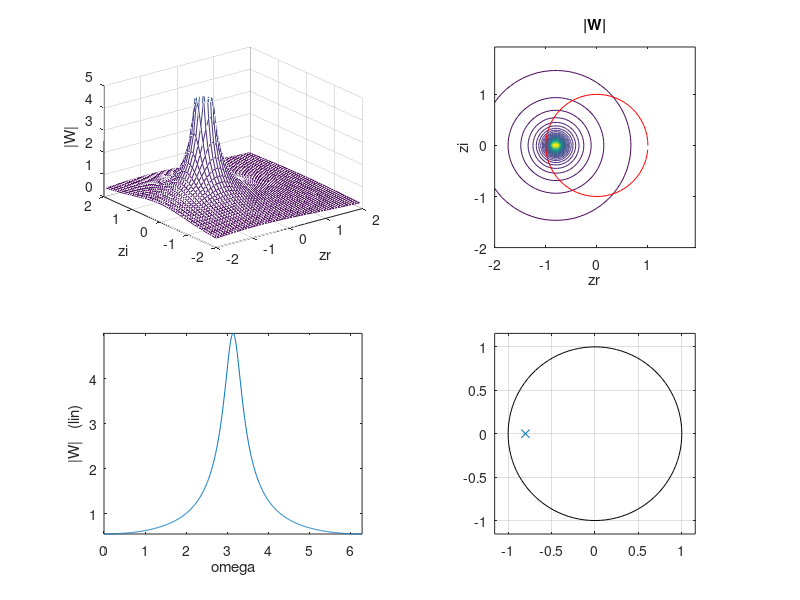

The MATLAB source for this figure:
% E04_3.m                  26oct15    12apr21
%  Transfer functions and freq. response of DISCRETE LTI systems
%  see also geometric interpretation, [Proakis p.322]
pkg load signal;
clear all; clf;

 zz = [];    pp = [ .8];   
 zz = [];    pp = [-.8];
% zz = [];    pp = [.6+j*.5   .6-j*.5];   
% zz = [];    pp = [-.6+j*.5   -.6-j*.5];   
% zz = [1.2];    pp = [];   
% zz = [-1.2];    pp = [];
% zz = [-1.2];    pp = [0];   % note: [] is different from [0]  
% zz = [-.9];    pp = [.6+j*.5   .6-j*.5];   
% zz = [.9];    pp = [.6+j*.5   .6-j*.5]; 
% zz = [.6+j*.8   .6-j*.8];    pp = [.6+j*.5   .6-j*.5]; 
% zz = [.6+j*.8   .6-j*.8];    pp = [.5+j*.7   .5-j*.7   .3];  % zeros are on the unit circle

q0=2;  qq = [-q0:.077:q0];  % avoid "divide by 0" warning
[zr,zi] = meshgrid(qq,qq);
z = zr + j*zi;
NUM = 1;    for k=1:max(size(zz));    NUM = NUM .* (z - zz(k));    end;
DEN = 1;    for k=1:max(size(pp));    DEN = DEN .* (z - pp(k));   end;
W = NUM ./ DEN;
Wm = abs(W);
Wm(Wm>20) = 20;  % clip the peaks

subplot(221);  mesh(zr,zi,Wm);    xlabel('zr'); ylabel('zi'); zlabel('|W|');
axis([-q0,q0,-q0,q0,0,5]);
subplot(222);  contour(zr,zi,Wm,50);   xlabel('zr'); ylabel('zi'); title('|W|'); axis square;
hold on; plot(cos([0:.1:2*pi]),sin([0:.1:2*pi]),'r'); hold off;

ome = [0:.01:2*pi];  ejo = exp(j*ome);
NUM = 1;    for k=1:max(size(zz));    NUM = NUM .* (ejo - zz(k));    end;
DEN = 1;    for k=1:max(size(pp));    DEN = DEN .* (ejo - pp(k));   end;
W = NUM ./ DEN;
Wm = abs(W);     Wp = angle(W);
subplot(223);  plot(ome,Wm);   xlabel('omega'); ylabel('|W|   (lin)');  axis tight;
subplot(224);  zplane(zz',pp');
% subplot(224);  semilogy(ome,Wm);   xlabel('omega'); ylabel('|W|   (log)');  axis tight;
% subplot(224);  plot(ome,Wp);   xlabel('omega'); ylabel('phase(W)');

% [b,a] = zp2tf([zz]',[pp]',1);
% fvtool(b,a);                       %  filter visualization tool

% set(gcf,'PaperPositionMode','auto');
% print -deps   fdtesempio.eps
print -depslatex "-S800,600" "zTransformExample2.tex"


return




